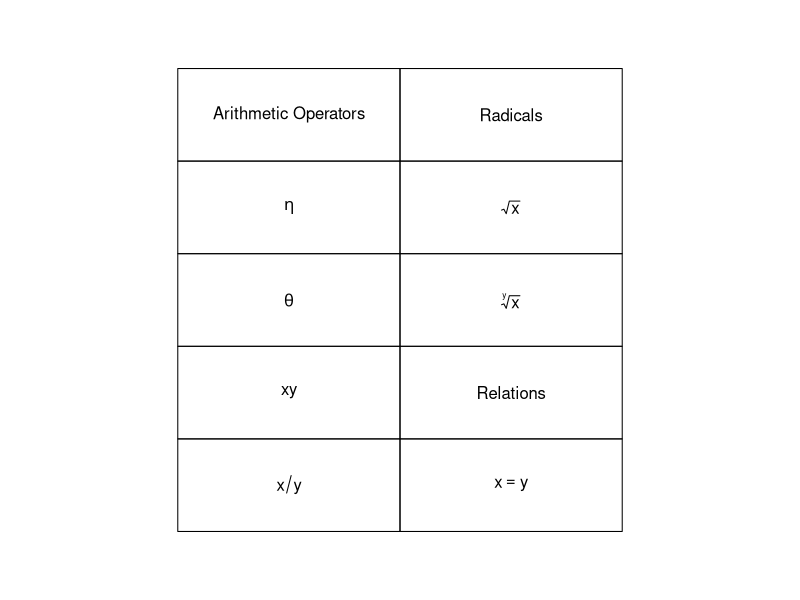

This figure's R source:
require(datasets)
require(grDevices)
require(graphics)


make.table <- function(nr, nc) {
     savepar <- par(mar=rep(0, 4), pty="s")
     plot(c(0, nc*2 + 1), c(0, -(nr + 1)),
          type="n", xlab="", ylab="", axes=FALSE)
     savepar
}

get.r <- function(i, nr) {
     i %% nr + 1
 }

 get.c <- function(i, nr) {
     i %/% nr + 1
 }

 draw.title.cell <- function(title, i, nr) {
     r <- get.r(i, nr)
     c <- get.c(i, nr)
     text(2*c - .5, -r, title)
     rect((2*(c - 1) + .5), -(r - .5), (2*c + .5), -(r + .5))
 }

 draw.plotmath.cell <- function(expr, i, nr, string = NULL) {
     r <- get.r(i, nr)
     c <- get.c(i, nr)
     if (is.null(string)) {
         string <- deparse(expr)
         string <- substr(string, 12, nchar(string) - 1)
     }
     #text((2*c), -r, expr)#, adj=c(.5,.5))
     text(2*c - .5, -r, expr)#, adj=c(.5,.5))
     rect((2*(c - 1) + .5), -(r - .5), (2*c + .5), -(r + .5), border="black")
 }

nr <- 5
nc <- 2

 oldpar <- make.table(nr, nc)

i <- 0

draw.title.cell("Arithmetic Operators", i, nr); i <- i + 1
draw.plotmath.cell(expression(eta), i, nr); i <- i + 1
draw.plotmath.cell(expression(theta), i, nr); i <- i + 1
draw.plotmath.cell(expression(x * y), i, nr); i <- i + 1
draw.plotmath.cell(expression(x / y), i, nr); i <- i + 1

# even columns up
i <- 5
draw.title.cell("Radicals", i, nr); i <- i + 1
draw.plotmath.cell(expression(sqrt(x)), i, nr); i <- i + 1
draw.plotmath.cell(expression(sqrt(x, y)), i, nr); i <- i + 1

draw.title.cell("Relations", i, nr); i <- i + 1
draw.plotmath.cell(expression(x == y), i, nr); i <- i + 1
